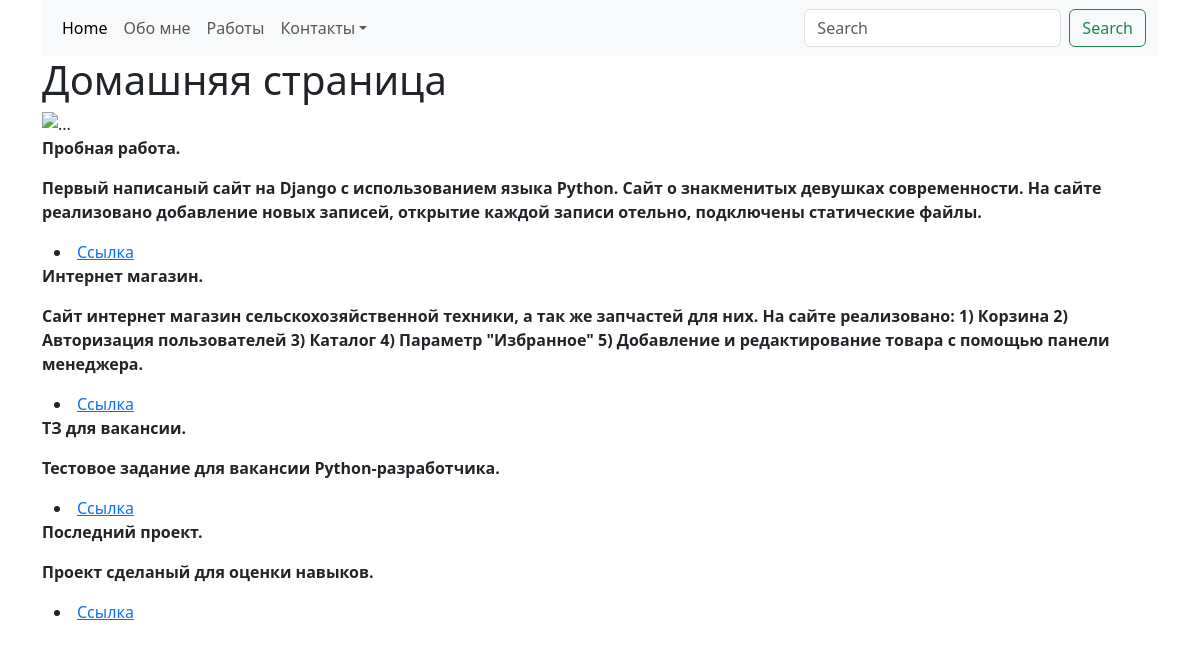
The page / on the database its author committed.
### portfolio_main/models.py (models this page shows, shortened)
class Works(models.Model):
    name = models.CharField(max_length=250)
    description = models.TextField(blank=True)
    url = models.URLField(blank=True)

### portfolio_main/views.py (the view)
# urls.py: path('', views.index, name='home'),
def index(request):
    posts = Works.objects.all()
    data = {
        'title': 'Домашняя страница',
        'menu': menu,
        'posts': posts,
    }
    return render(request, 'portfolio_main/index.html', context=data)

### portfolio_main/templates/portfolio_main/index.html (shortened to what this page needs)
{% extends 'base.html' %}
{% block content %}
<div class="container">
    <h1>{{ title }}</h1>
    <div id="carouselExample" class="carousel slide">
        <div class="carousel-inner">
            <div class="carousel-item active">
                <img src="https://avatars.mds.yandex.net/i?id=4291a63a97a18c51bcfec94d344302a0_l-5218988-images-thumbs&n=13"
                     class="d-block w-100" alt="...">
            </div>
        </div>
        <button class="carousel-control-prev" type="button" data-bs-target="#carouselExample" data-bs-slide="prev">
            <span class="carousel-control-prev-icon" aria-hidden="true"></span>
        </button>
        <button class="carousel-control-next" type="button" data-bs-target="#carouselExample" data-bs-slide="next">
            <span class="carousel-control-next-icon" aria-hidden="true"></span>
        </button>
    </div>
    {% for p in posts %}
    <p class="fw-bolder">{{ p.name }}</p>
    <p class="fw-bolder">{{ p.description }}</p>
    <div class="container text-centre">
    <li><a href="{{ p.url }}">Ссылка</a></li>
        </div>
    {% endfor %}
</div>
{% endblock %}

### rows shown on the page
Works: name "Пробная работа.", description "Первый написаный сайт на Django с использованием языка Python. Сайт о знакменитых девушках современности. На сайте реализовано добавление новых записей, открытие каждой записи отельно, подключены статические файлы."
Works: name "Интернет магазин.", description "Сайт интернет магазин сельскохозяйственной техники, а так же запчастей для них. На сайте реализовано: 1) Корзина 2) Авторизация пользователей 3) Каталог 4) Параметр \"Избранное\" 5) Добавление и редактирование товара с помощью панели менеджера."
Works: name "ТЗ для вакансии.", description "Тестовое задание для вакансии Python-разработчика."
Works: name "Последний проект.", description "Проект сделаный для оценки навыков."

### other values the page prints
{{ m.title }} "Обо мне" "Работы"
{{ m.title }} "Контакты"
{{ title }} "Домашняя страница"
